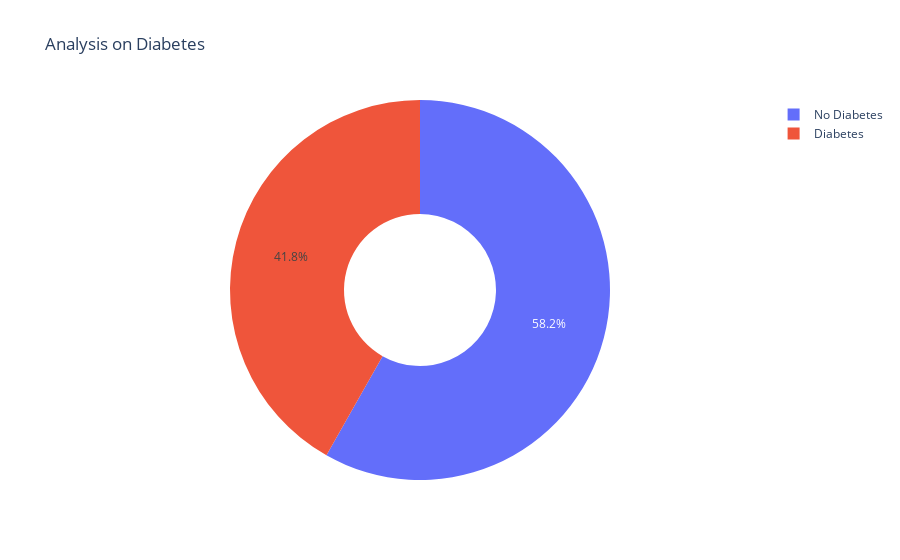

Notebook code cell kept with this figure:
### Markdown cell above
# Pie Charts

### Code cell
labels = ['No Diabetes','Diabetes']
diabetes_yes = data[data['diabetes']==1]
diabetes_no = data[data['diabetes']==0]
values = [len(diabetes_no), len(diabetes_yes)]
fig = go.Figure(data=[go.Pie(labels=labels, values=values,hole=.4)])
fig.update_layout(
    title_text="Analysis on Diabetes")
fig.show()

### Figure 1 — Plotly figure (JSON) as saved in the notebook; plotly's stock layout.template omitted (floating-point values rounded to 4 significant figures)
{"data": [{"hole": 0.4, "labels": ["No Diabetes", "Diabetes"], "type": "pie", "values": [174, 125]}], "layout": {"title": {"text": "Analysis on Diabetes"}}}
